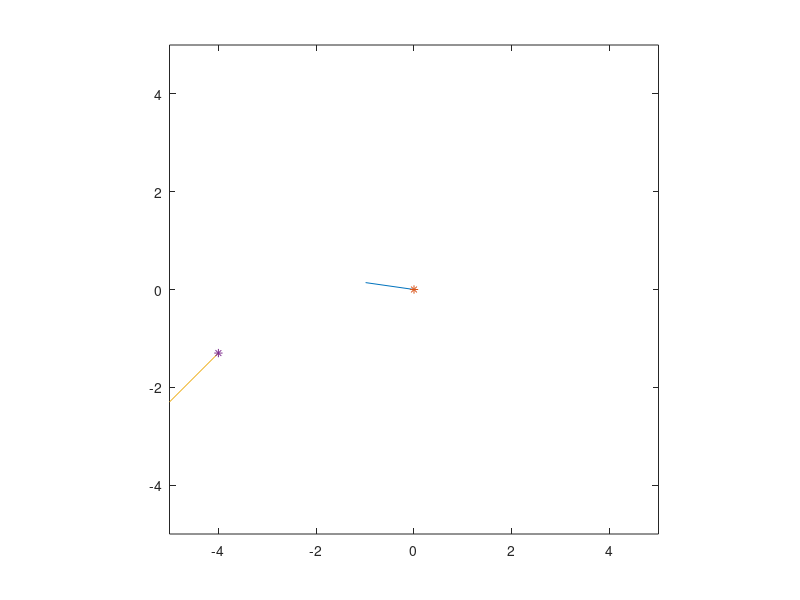

Write the MATLAB code that produced this figure.
close all
phi = 3;
x = 0;
y = 0;


x_obst = -4;
y_obst = -1.3;
phi_obst = 1;

vx_obst = -1;
vy_obst = -1;




plot([x , x+(cos(phi))],[y, y+(sin(phi))])
hold on
plot(x,y,'*')

plot([x_obst , x_obst + vx_obst],[y_obst, y_obst+vy_obst])
plot(x_obst,y_obst,'*')
ylim([-5 5])
xlim([-5 5])
pbaspect([1 1 1])


theta = rad2deg(atan2(y_obst,x_obst));
phi =  rad2deg(phi);
theta = theta-phi

phi_obst = rad2deg(atan2(-vy_obst,-vx_obst));

theta2 = phi_obst-phi

 